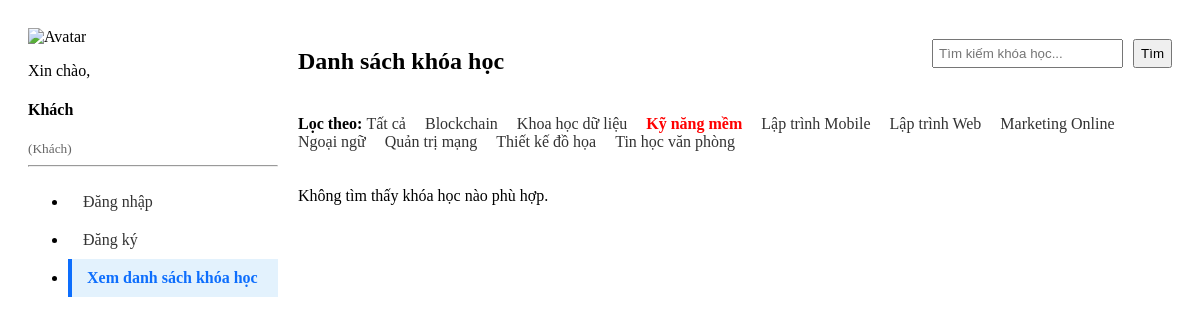
The app's page /onlinecourse/index.php?url=course/index&category_id=6 with its own data.
### tables this page shows
CREATE TABLE IF NOT EXISTS categories (
    id INT PRIMARY KEY AUTO_INCREMENT,
    name VARCHAR(255) NOT NULL,
    description TEXT,
    created_at DATETIME DEFAULT CURRENT_TIMESTAMP
);

### onlinecourse/controllers/CourseController.php (called while the page is built, shortened)
<?php
class CourseController {
    private $courseModel;
    private $categoryModel;
    public function __construct() {
        if (file_exists('models/Category.php')) require_once 'models/Category.php';
        $this->courseModel = new Course();
        $this->categoryModel = new Category();
    }
    public function index() {
        $categories = $this->categoryModel->getAll();
        $categoryId = isset($_GET['category_id']) ? $_GET['category_id'] : null;
        if ($categoryId) {
            $courses = $this->courseModel->getByCategory($categoryId);
        } else {
            $courses = $this->courseModel->getAllPublic();
        }
        require_once 'views/courses/index.php';
    }
}
?>

### onlinecourse/models/Category.php (called while the page is built, shortened)
<?php
require_once 'config/Database.php';
class Category {
    private $conn;
    private $table = 'categories';
    public function __construct() {
        $database = new Database();
        $this->conn = $database->getConnection();
    }
    public function getAll() {
        try {
            $query = "SELECT * FROM " . $this->table . " ORDER BY name ASC";
            $stmt = $this->conn->prepare($query);
            $stmt->execute();
            return $stmt->fetchAll(PDO::FETCH_ASSOC);
        } catch (PDOException $e) {
            echo "Lỗi lấy danh mục: " . $e->getMessage();
            return [];
        }
    }
}
?>

### onlinecourse/config/Database.php (called while the page is built, shortened)
<?php
class Database
{
    private $host = '127.0.0.1';
    private $db_name = 'onlinecourse';
    private $username = 'root';
    private $password = '';
    private $charset = 'utf8mb4';
    public function getConnection()
    {
        $this->conn = null;
        $dsn = "mysql:host={$this->host};dbname={$this->db_name};charset={$this->charset}";
        try {
            $this->conn = new PDO($dsn, $this->username, $this->password);
            $this->conn->setAttribute(PDO::ATTR_ERRMODE, PDO::ERRMODE_EXCEPTION);
        } catch (PDOException $exception) {
            die("LỖI KẾT NỐI CSDL: " . $exception->getMessage());
        }
        return $this->conn;
    }
}

### onlinecourse/views/courses/index.php (the view, shortened to what this page needs)
<div class="main-container" style="display: flex; gap: 20px; padding: 20px;">
    <div class="sidebar-column" style="width: 250px; flex-shrink: 0;">
        <?php include 'views/layouts/sidebar.php'; ?>
    </div>
    <div class="content-column" style="flex-grow: 1;">
        <div class="page-header" style="display: flex; justify-content: space-between; align-items: center; margin-bottom: 20px;">
            <h2>Danh sách khóa học</h2>
            <form action="index.php" method="GET" style="display: flex; gap: 10px;">
                <input type="text" name="keyword" placeholder="Tìm kiếm khóa học..." required style="padding: 5px;">
                <button type="submit">Tìm</button>
            </form>
        </div>
        <div class="category-filter" style="margin-bottom: 20px;">
            <strong>Lọc theo: </strong>
            <?php
                $activeAll = !isset($_GET['category_id']) ? 'active' : '';
            ?>
            <a href="index.php?url=course/index" class="filter-link <?php echo $activeAll; ?>">
                Tất cả
            </a>
            <?php if (!empty($categories)): ?>
                <?php foreach ($categories as $cat): ?>
                    <?php
                        $isActive = (isset($_GET['category_id']) && $_GET['category_id'] == $cat['id']) ? 'active' : '';
                    ?>
                    <a href="index.php?url=course/index&category_id=<?php echo $cat['id']; ?>"
                       class="filter-link <?php echo $isActive; ?>">
                        <?php echo htmlspecialchars($cat['name']); ?>
                    </a>
                <?php endforeach; ?>
            <?php endif; ?>
        </div>
        <div class="course-list" style="display: grid; grid-template-columns: repeat(auto-fill, minmax(250px, 1fr)); gap: 20px;">
            <?php if (!empty($courses)): ?>
                <?php foreach ($courses as $course): ?>
                    <div class="course-item" style="border: 1px solid #ddd; padding: 15px; border-radius: 8px;">
                        <img src="assets/uploads/courses/<?php echo !empty($course['image']) ? $course['image'] : 'default.jpg'; ?>"
                             alt="<?php echo htmlspecialchars($course['title']); ?>"
                             style="width: 100%; height: 150px; object-fit: cover; border-radius: 4px;">
                        <h3 style="margin: 10px 0; font-size: 18px;"><?php echo htmlspecialchars($course['title']); ?></h3>
                        <p style="color: #666; font-size: 14px;">
                            <?php echo substr(htmlspecialchars(strip_tags($course['description'])), 0, 80) . '...'; ?>
                        </p>
                        <div style="display: flex; justify-content: space-between; align-items: center; margin-top: 10px;">
                            <span style="color: #d9534f; font-weight: bold;">
                                <?php echo number_format($course['price']); ?> VNĐ
                            </span>
                            <a href="index.php?url=course/detail/<?php echo $course['id']; ?>" class="btn-detail" style="background: #007bff; color: white; padding: 5px 10px; text-decoration: none; border-radius: 4px;">Xem chi tiết</a>
                        </div>
                    </div>
                <?php endforeach; ?>
            <?php else: ?>
                <p>Không tìm thấy khóa học nào phù hợp.</p>
            <?php endif; ?>
        </div>
    </div>
</div>

### onlinecourse/views/courses/index.php (style rules this page uses)
.filter-link { text-decoration: none; margin-right: 15px; transition: 0.3s; }
.filter-link { color: #333; }
.filter-link.active { color: red !important; font-weight: bold; }

### records on screen
categories: name "Blockchain"
categories: name "Khoa học dữ liệu"
categories: name "Kỹ năng mềm"
categories: name "Lập trình Mobile"
categories: name "Lập trình Web"
categories: name "Marketing Online"
categories: name "Ngoại ngữ"
categories: name "Quản trị mạng"
categories: name "Thiết kế đồ họa"
categories: name "Tin học văn phòng"

### other values on screen
$roleName "Khách"
